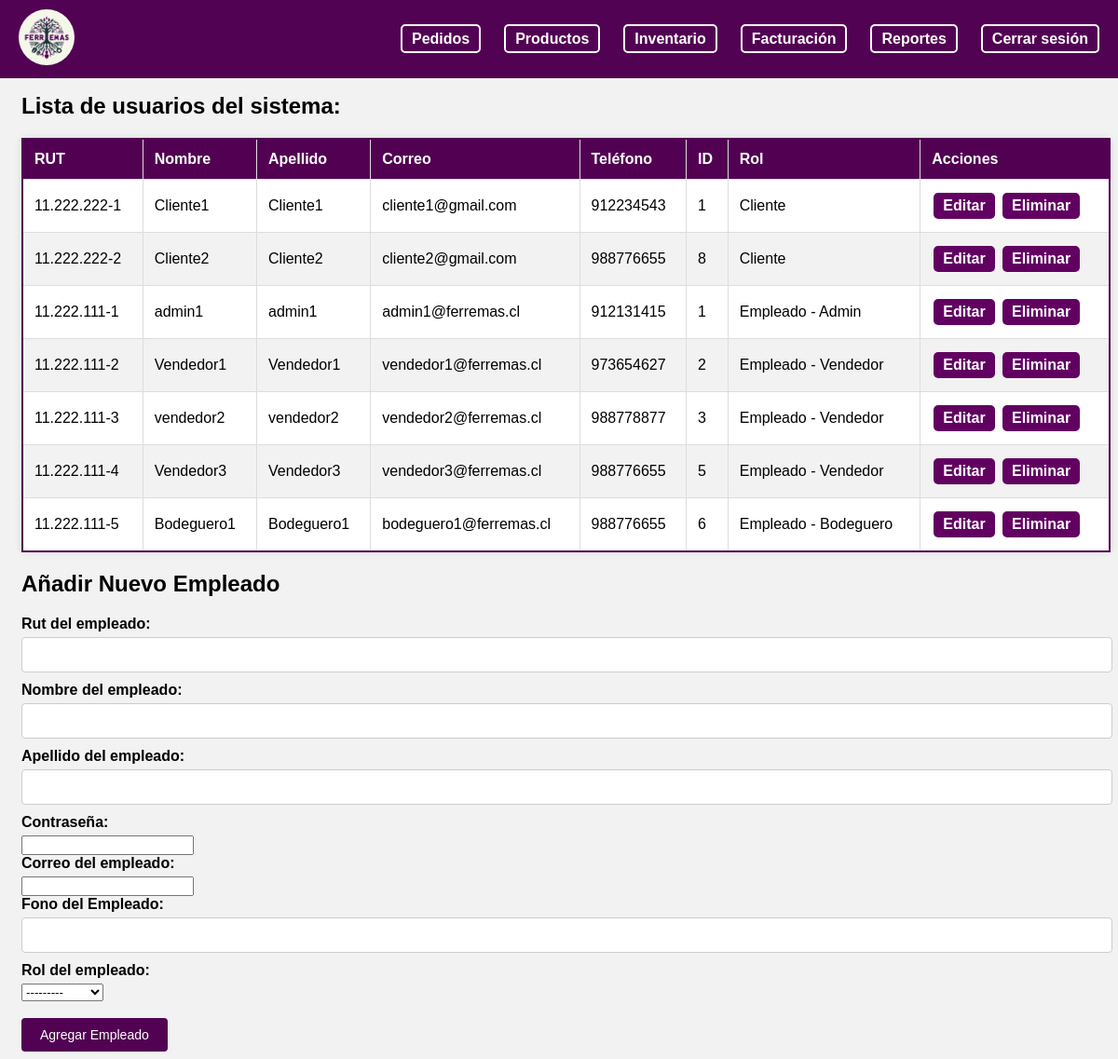
/adm_usuarios/ (signed in), run on the app's committed database.
### myapp/models.py (models this page shows, shortened)
class Cliente(models.Model):
    cli_id = models.AutoField(primary_key=True)
    cli_rut= models.CharField(max_length=12, null=False, unique=True)
    cli_name = models.CharField(max_length=15, null=False)
    cli_lastname = models.CharField(max_length=20, null=False)
    cli_password = models.CharField(max_length=20, null=False)
    cli_mail = models.EmailField(null=False)
    cli_fono = models.IntegerField(null=False)
    direccion = models.CharField(max_length=255, null=True, blank=True)
    rol = models.ForeignKey(Rol, on_delete=models.CASCADE)

class Rol(models.Model):
    rol_id = models.CharField(max_length=3, primary_key=True)
    rol_description = models.CharField(max_length=12)
    def __str__(self):
        return self.rol_description

class Empleado(models.Model):
    emp_id = models.AutoField(primary_key=True)
    emp_rut= models.CharField(max_length=12, null=False, unique=True)
    emp_name = models.CharField(max_length=15, null=False)
    emp_lastname = models.CharField(max_length=20, null=False)
    emp_password = models.CharField(max_length=20, null=False)
    emp_mail = models.EmailField(null=False)
    emp_fono = models.IntegerField(null=False)
    rol = models.ForeignKey(Rol, on_delete=models.CASCADE)
    def __str__(self):
        return self.rol.rol_id +' - '+ self.emp_name +' '+ self.emp_lastname

### myapp/views.py (the view)
# urls.py: path('adm_usuarios/', views.adm_usuarios, name='adm_usuarios'),
def adm_usuarios(request):
    user_id = request.session.get('user_id')
    if not user_id:
        return redirect('home')
    try:
        empleado = Empleado.objects.get(emp_id=request.session['user_id'])
        print("Empleado ID from session:", request.session.get('user_id'))
        print("Empleado Profile for current user:", empleado)
    except Empleado.DoesNotExist:
        return JsonResponse({'error': 'Empleado no encontrado'})
    clientes = Cliente.objects.all()
    empleados = Empleado.objects.all()
    if request.method == 'POST':
        form = EmpleadoForm(request.POST, request.FILES)
        if form.is_valid():
            form.save()
            messages.success(request, 'Empleado añadido correctamente.')
            return redirect('adm_usuarios')
    else:
        form = EmpleadoForm()
    return render(request, 'empleado/admin/adm_usuarios.html', {'empleado': empleado, 'clientes': clientes, 'empleados': empleados, 'form': form})

### myapp/forms.py
class EmpleadoForm(forms.ModelForm):
    class Meta:
        model = Empleado
        fields = ['emp_rut', 'emp_name', 'emp_lastname', 'emp_password', 'emp_mail', 'emp_fono', 'rol']
        labels = {
            'emp_rut': 'Rut del empleado',
            'emp_name': 'Nombre del empleado',
            'emp_lastname': 'Apellido del empleado',
            'emp_password': 'Contraseña',
            'emp_mail': 'Correo del empleado',
            'emp_fono': 'Fono del Empleado',
            'rol': 'Rol del empleado',
        }
        widgets = {
            'emp_rut': forms.TextInput(attrs={'class': 'form-control'}),
            'emp_name': forms.TextInput(attrs={'class': 'form-control'}),
            'emp_lastname': forms.TextInput(attrs={'class': 'form-control'}),
            'emp_password': forms.PasswordInput(attrs={'class': 'form-control'}),
            'emp_mail': forms.EmailInput(attrs={'class': 'form-control'}),
            'emp_fono': forms.NumberInput(attrs={'class': 'form-control'}),
            'rol': forms.Select(attrs={'class': 'form-control'}),
        }

### myapp/templates/empleado/admin/adm_usuarios.html (shortened to what this page needs)
{% load static %}
<!DOCTYPE html>
<html lang="en">
<head>
    <link rel="stylesheet" href="{% static '/styles/nav.css' %}" />
    <link rel="stylesheet" href="{% static '/styles/empleado/admin/adm_usuarios.css' %}" />
    <link rel="stylesheet" href="{% static '/styles/form.css' %}" />
</head>
<body>
    <header>
        <nav>
            <div class="navbar">
            <div class="logo">
                <a href="/adm_home">
                <img src="{% static '/logo/LogoFerremas.png' %}" alt="Logo" />
                </a>
            </div>
            <div class="nav-items">
                <ul>
                    <li><a href="/adm_pedidos" id="pedidos-link"> Pedidos</a></li>
                    <li><a href="/adm_productos" id="productos-link"> Productos</a></li>
                    <li><a href="/adm_inventario" id="inventario-link"> Inventario</a></li>
                    <li><a href="/adm_facturacion" id="facturacion-link"> Facturación</a></li>
                    <li><a href="#" id="reportes-link"> Reportes</a></li>
                    <li><a href="/"> Cerrar sesión</a></li>
                </ul>
            </div>
            </div>
        </nav>
    </header>
    <div class="content" id="text1" style="margin-top: 100px; margin-left: 15px;">
        <h2>Lista de usuarios del sistema:</h2>
        <table class="user-table">
            <thead>
                <tr>
                    <th>RUT</th>
                    <th>Nombre</th>
                    <th>Apellido</th>
                    <th>Correo</th>
                    <th>Teléfono</th>
                    <th>ID</th>
                    <th>Rol</th>
                    <th>Acciones</th>
                </tr>
            </thead>
            <tbody>
                {% for cliente in clientes %}
                    <tr>
                        <td>{{ cliente.cli_rut }}</td>
                        <td>{{ cliente.cli_name }}</td>
                        <td>{{ cliente.cli_lastname }}</td>
                        <td>{{ cliente.cli_mail }}</td>
                        <td>{{ cliente.cli_fono }}</td>
                        <td>{{ cliente.cli_id }}</td>
                        <td>{{ cliente.rol }}</td>
                        <td>
                            <a href="{% url 'editar_cliente' cliente.cli_id %}">Editar</a>
                            <a href="{% url 'eliminar_cliente' cliente.cli_id %}">Eliminar</a>
                        </td>
                    </tr>
                {% endfor %}
                {% for emp in empleados %}
                    <tr>
                        <td>{{ emp.emp_rut }}</td>
                        <td>{{ emp.emp_name }}</td>
                        <td>{{ emp.emp_lastname }}</td>
                        <td>{{ emp.emp_mail }}</td>
                        <td>{{ emp.emp_fono }}</td>
                        <td>{{ emp.emp_id }}</td>
                        <td>Empleado - {{ emp.rol }}</td>
                        <td>
                            <a href="{% url 'editar_empleado' emp.emp_id %}">Editar</a>
                            <a href="{% url 'eliminar_empleado' emp.emp_id %}">Eliminar</a>
                        </td>
                    </tr>
                {% endfor %}
            </tbody>
        </table>
        <div>
        <h2> Añadir Nuevo Empleado</h2>
        <form method="post" enctype="multipart/form-data">
            <div class="form-group">
                {{ form.emp_rut.label_tag }}
                {{ form.emp_rut }}
            </div>
            <div class="form-group">
                {{ form.emp_name.label_tag }}
                {{ form.emp_name }}
            </div>
            <div class="form-group">
                {{ form.emp_lastname.label_tag }}
                {{ form.emp_lastname }}
            </div>
            <div class="form-group">
                {{ form.emp_password.label_tag }}
                {{ form.emp_password }}
            </div>
            <div class="form-group">
                {{ form.emp_mail.label_tag }}
                {{ form.emp_mail }}
            </div>
            <div class="form-group">
                {{ form.emp_fono.label_tag }}
                {{ form.emp_fono }}
            </div>
            <div class="form-group">
                {{ form.rol.label_tag }}
                {{ form.rol }}
            </div>
            <br>
            <button type="submit" class="btn btn-primary">Agregar Empleado</button>
        </form>
        </div>
    </div>
</body>
</html>

### myapp/static/styles/nav.css (style rules this page uses)
body { font-family: Arial, sans-serif; background-color: #f2f2f2; }
.navbar { position: fixed; top: 0; left: 0; width: 100%; background-color: rgb(82, 2, 82); font-family: "Arial", sans-serif; padding: 10px 20px; display: flex; justify-content: space-between; align-items: center; z-index: 1000; color: #fff; }
.logo img { width: 60px; border-radius: 50%; object-fit: cover; transition: transform 0.5s; }
.navbar .nav-items ul li a { color: white; text-decoration: none; font-size: 16px; padding: 5px 10px; border: 2px solid white; border-radius: 5px; transition: background-color 0.3s, color 0.3s; }
.nav-items ul { list-style: none; display: flex; padding-right: 15px; }
.nav-items ul li { margin-right: 25px; }
.nav-items a { text-decoration: none; color: #fff; font-weight: bold; }

### myapp/static/styles/empleado/admin/adm_usuarios.css (style rules this page uses)
body { font-family: Arial, sans-serif; background-color: #f2f2f2; }
h2 { margin-bottom: 20px; }
.user-table { width: 100%; border-collapse: collapse; border: 2px solid #520052; border-radius: 5px; box-shadow: 0 0 10px rgba(0, 0, 0, 0.1); background-color: #fff; }
.user-table th, .user-table td { border: 1px solid #ddd; padding: 12px; text-align: left; }
.user-table th { background-color: #520052; color: #fff; }
.user-table tbody tr:nth-child(even) { background-color: #f2f2f2; }
.user-table a { display: inline-block; padding: 5px 10px; margin: 2px; color: #fff; background-color: #620062; border: none; border-radius: 5px; text-decoration: none; font-weight: bold; text-align: center; }

### myapp/static/styles/form.css (style rules this page uses)
body { font-family: Arial, sans-serif; background-color: #f2f2f2; }
form label { display: block; margin-bottom: 5px; font-weight: bold; }
form input[type="text"], form input[type="number"], form textarea { width: calc(100% - 20px); padding: 10px; margin-bottom: 10px; border: 1px solid #ccc; border-radius: 4px; font-size: 14px; }
form button[type="submit"] { background-color: rgb(82, 2, 82); color: #fff; border: none; padding: 10px 20px; border-radius: 4px; cursor: pointer; font-size: 14px; transition: background-color 0.3s ease; }

### data on the page
Cliente: cli_rut "11.222.222-1", cli_name "Cliente1", cli_lastname "Cliente1", cli_mail "cliente1@gmail.com", cli_fono "912234543", cli_id "1", rol "Cliente"
Cliente: cli_rut "11.222.222-2", cli_name "Cliente2", cli_lastname "Cliente2", cli_mail "cliente2@gmail.com", cli_fono "988776655", cli_id "8", rol "Cliente"
Empleado: emp_rut "11.222.111-1", emp_name "admin1", emp_lastname "admin1", emp_mail "admin1@ferremas.cl", emp_fono "912131415", emp_id "1", rol "Admin"
Empleado: emp_rut "11.222.111-2", emp_name "Vendedor1", emp_lastname "Vendedor1", emp_mail "vendedor1@ferremas.cl", emp_fono "973654627", emp_id "2", rol "Vendedor"
Empleado: emp_rut "11.222.111-3", emp_name "vendedor2", emp_lastname "vendedor2", emp_mail "vendedor2@ferremas.cl", emp_fono "988778877", emp_id "3", rol "Vendedor"
Empleado: emp_rut "11.222.111-4", emp_name "Vendedor3", emp_lastname "Vendedor3", emp_mail "vendedor3@ferremas.cl", emp_fono "988776655", emp_id "5", rol "Vendedor"
Empleado: emp_rut "11.222.111-5", emp_name "Bodeguero1", emp_lastname "Bodeguero1", emp_mail "bodeguero1@ferremas.cl", emp_fono "988776655", emp_id "6", rol "Bodeguero"
Rol: rol "---------"
